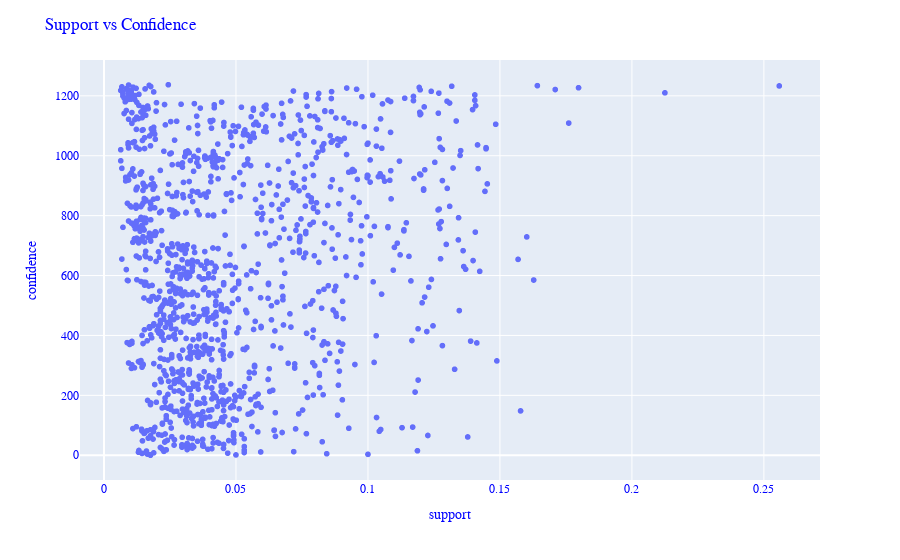

Notebook source saved alongside this figure:
### Code cell
fig=px.scatter(rules['support'], rules['confidence'])
fig.update_layout(
    xaxis_title="support",
    yaxis_title="confidence",
   
    font_family="Courier New",
    font_color="blue",
    title_font_family="Times New Roman",
    title_font_color="red",
    title=('Support vs Confidence')
    
)
fig.show()

### Figure 1 — Plotly figure (JSON) as saved in the notebook; plotly's stock layout.template omitted (floating-point values rounded to 4 significant figures; data arrays with more than 128 entries replaced by an {"elided": "..."} marker saying what was removed)
{"data": [{"hovertemplate": "x=%{x}<br>index=%{y}<extra></extra>", "legendgroup": "", "marker": {"color": "#636efa", "symbol": "circle"}, "mode": "markers", "name": "", "showlegend": false, "type": "scattergl", "x": {"elided": "1238 float values"}, "xaxis": "x", "y": {"elided": "1238 int values"}, "yaxis": "y"}], "layout": {"font": {"color": "blue", "family": "Courier New"}, "legend": {"tracegroupgap": 0}, "margin": {"t": 60}, "title": {"text": "Support vs Confidence"}, "xaxis": {"anchor": "y", "domain": [0, 1], "title": {"text": "support"}}, "yaxis": {"anchor": "x", "domain": [0, 1], "title": {"text": "confidence"}}}}
